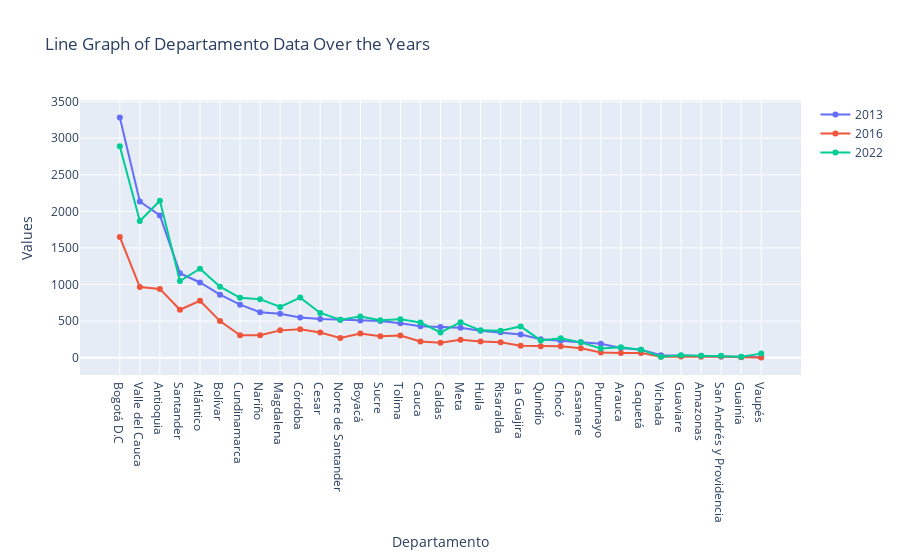

Here is the notebook cell this chart was saved with:
### Code cell
# Create a line graph
fig = go.Figure()

# Add traces for each year
for year in ['2013', '2016', '2022']:
    fig.add_trace(go.Scatter(x=df_comparacion['Departamento'], y=df_comparacion[year], mode='lines+markers', name=year))

# Update layout
fig.update_layout(
    title='Line Graph of Departamento Data Over the Years',
    xaxis_title='Departamento',
    yaxis_title='Values'
)

# Show the plot
fig.show()

### Figure 1 — Plotly figure (JSON) as saved in the notebook; plotly's stock layout.template omitted (floating-point values rounded to 4 significant figures)
{"data": [{"mode": "lines+markers", "name": "2013", "type": "scatter", "x": ["Bogotá D.C", "Valle del Cauca", "Antioquia", "Santander", "Atlántico", "Bolívar", "Cundinamarca", "Nariño", "Magdalena", "Córdoba", "Cesar", "Norte de Santander", "Boyacá", "Sucre", "Tolima", "Cauca", "Caldas", "Meta", "Huila", "Risaralda", "La Guajira", "Quindío", "Chocó", "Casanare", "Putumayo", "Arauca", "Caquetá", "Vichada", "Guaviare", "Amazonas", "San Andrés y Providencia", "Guainía", "Vaupés"], "y": [3284, 2136, 1945, 1155, 1028, 861, 725, 622, 600, 550, 528, 517, 508, 501, 470, 430, 419, 408, 369, 347, 316, 253, 231, 210, 191, 133, 108, 33, 27, 25, 17, 8, 4]}, {"mode": "lines+markers", "name": "2016", "type": "scatter", "x": ["Bogotá D.C", "Valle del Cauca", "Antioquia", "Santander", "Atlántico", "Bolívar", "Cundinamarca", "Nariño", "Magdalena", "Córdoba", "Cesar", "Norte de Santander", "Boyacá", "Sucre", "Tolima", "Cauca", "Caldas", "Meta", "Huila", "Risaralda", "La Guajira", "Quindío", "Chocó", "Casanare", "Putumayo", "Arauca", "Caquetá", "Vichada", "Guaviare", "Amazonas", "San Andrés y Providencia", "Guainía", "Vaupés"], "y": [1650, 966, 940, 656, 778, 500, 306, 307, 373, 388, 343, 270, 331, 292, 303, 222, 204, 245, 220, 211, 162, 157, 155, 128, 71, 63, 65, 11, 15, 13, 14, 6, 2]}, {"mode": "lines+markers", "name": "2022", "type": "scatter", "x": ["Bogotá D.C", "Valle del Cauca", "Antioquia", "Santander", "Atlántico", "Bolívar", "Cundinamarca", "Nariño", "Magdalena", "Córdoba", "Cesar", "Norte de Santander", "Boyacá", "Sucre", "Tolima", "Cauca", "Caldas", "Meta", "Huila", "Risaralda", "La Guajira", "Quindío", "Chocó", "Casanare", "Putumayo", "Arauca", "Caquetá", "Vichada", "Guaviare", "Amazonas", "San Andrés y Providencia", "Guainía", "Vaupés"], "y": [2892, 1869, 2145, 1048, 1217, 970, 818, 800, 693, 821, 611, 518, 562, 513, 525, 480, 345, 483, 373, 368, 427, 236, 265, 209, 124, 142, 109, 12, 34, 25, 25, 12, 55]}], "layout": {"title": {"text": "Line Graph of Departamento Data Over the Years"}, "xaxis": {"title": {"text": "Departamento"}}, "yaxis": {"title": {"text": "Values"}}}}
